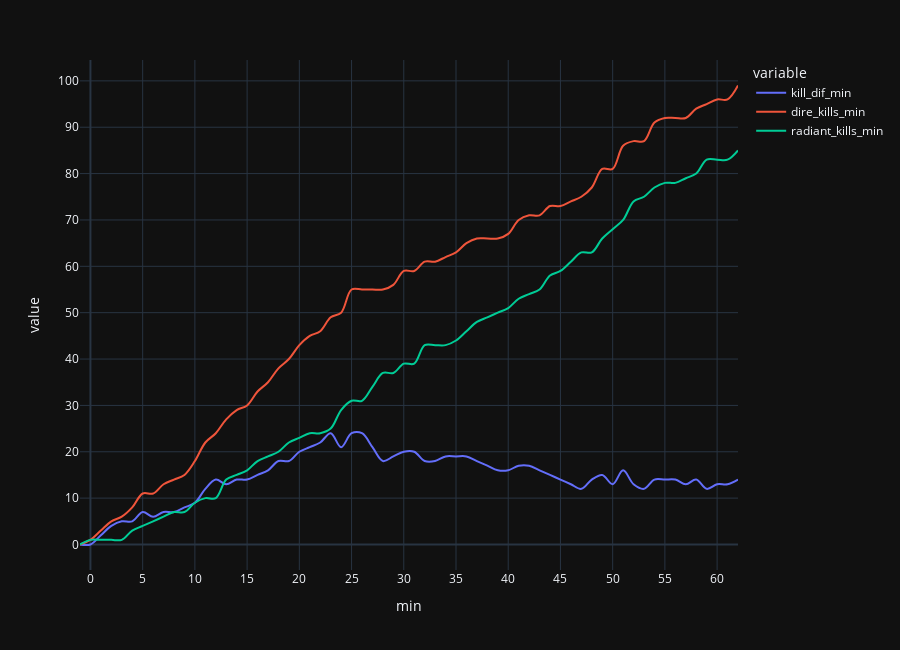
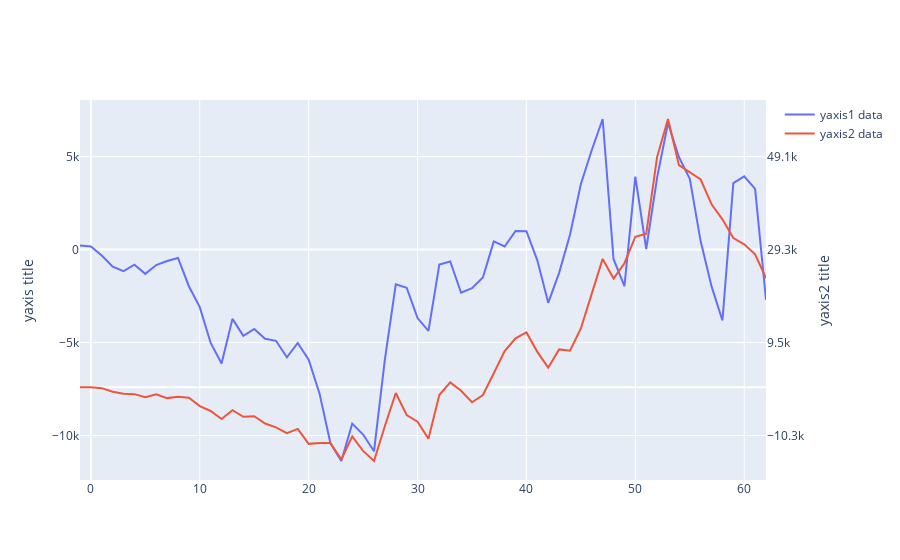

The cell these charts' notebook holds for them, in order:
### Markdown cell above
## line chart

### Code cell
line_chart = pd.DataFrame()

# kill difference timeline
line_chart["kill_dif_min"] = display_df_edit.set_index('match_id').loc[
    match_id_in, "kill_dif_list"
]
line_chart["kill_dif_min"] = line_chart["kill_dif_min"].apply(abs)
# make radiant kills and dire kills timeline
radiant_kills = []
dire_kills = []
for i in range(len(line_chart["kill_dif_min"])):
    radiant_kills.append(
        sum(
            eval(
                display_df_edit.set_index('match_id').loc[
    match_id_in, "radiantKills"
]
            )[0:i]
        )
    )
    dire_kills.append(
        sum(
            eval(
                display_df_edit.set_index('match_id').loc[
    match_id_in, "direKills"
]
            )[0:i]
        )
    )


line_chart["radiant_kills_min"] = radiant_kills
line_chart["dire_kills_min"] = dire_kills
line_chart['goldLead'] = eval(display_df_edit.set_index('match_id').loc[match_id_in, "radiantNetworthLeads"])
line_chart['EXPLead'] = eval(display_df_edit.set_index('match_id').loc[match_id_in, "radiantExperienceLeads"])
winrate = eval(display_df_edit.set_index('match_id').loc[match_id_in, "winRates"])
line_chart['winrate'] = np.append(np.array(winrate),[0]*(len(line_chart)-len(winrate)))
line_chart["min"] = [i for i in range(-1, len(line_chart) - 1)]

# create line chart
fig = px.line(
    line_chart,
    x="min",
    y=["kill_dif_min", "dire_kills_min", "radiant_kills_min"],
    height=650,
    template="plotly_dark"
)
fig.update_traces(patch={"line_shape": "spline"})
fig.update_layout(
    xaxis=dict(tickmode="linear", tick0=0, dtick=5),
    yaxis=dict(tickmode="linear", tick0=0, dtick=10),
)
fig.show()

# create line chart networth, exp, winrate dif
figure = go.Figure()
figure.add_trace(go.Scatter(
    x=line_chart['min'],
    y=line_chart['goldLead'],
    name="yaxis1 data",
    yaxis="y1"
))
figure.add_trace(go.Scatter(
    x=line_chart['min'],
    y=line_chart['EXPLead'],
    name="yaxis2 data",
    yaxis="y2"
))
# Create axis objects
figure.update_layout(
    yaxis=dict(
        title="yaxis title",
    ),
    yaxis2=dict(
        title="yaxis2 title",
        overlaying="y",
        side="right",
        tickmode="sync",
    ))

### Figure 1 — Plotly figure (JSON) as saved in the notebook; plotly's stock layout.template omitted (floating-point values rounded to 4 significant figures)
{"data": [{"hovertemplate": "variable=kill_dif_min<br>min=%{x}<br>value=%{y}<extra></extra>", "legendgroup": "kill_dif_min", "line": {"color": "#636efa", "dash": "solid", "shape": "spline"}, "marker": {"symbol": "circle"}, "mode": "lines", "name": "kill_dif_min", "orientation": "v", "showlegend": true, "type": "scatter", "x": [-1, 0, 1, 2, 3, 4, 5, 6, 7, 8, 9, 10, 11, 12, 13, 14, 15, 16, 17, 18, 19, 20, 21, 22, 23, 24, 25, 26, 27, 28, 29, 30, 31, 32, 33, 34, 35, 36, 37, 38, 39, 40, 41, 42, 43, 44, 45, 46, 47, 48, 49, 50, 51, 52, 53, 54, 55, 56, 57, 58, 59, 60, 61, 62], "xaxis": "x", "y": [0, 0, 2, 4, 5, 5, 7, 6, 7, 7, 8, 9, 12, 14, 13, 14, 14, 15, 16, 18, 18, 20, 21, 22, 24, 21, 24, 24, 21, 18, 19, 20, 20, 18, 18, 19, 19, 19, 18, 17, 16, 16, 17, 17, 16, 15, 14, 13, 12, 14, 15, 13, 16, 13, 12, 14, 14, 14, 13, 14, 12, 13, 13, 14], "yaxis": "y"}, {"hovertemplate": "variable=dire_kills_min<br>min=%{x}<br>value=%{y}<extra></extra>", "legendgroup": "dire_kills_min", "line": {"color": "#EF553B", "dash": "solid", "shape": "spline"}, "marker": {"symbol": "circle"}, "mode": "lines", "name": "dire_kills_min", "orientation": "v", "showlegend": true, "type": "scatter", "x": [-1, 0, 1, 2, 3, 4, 5, 6, 7, 8, 9, 10, 11, 12, 13, 14, 15, 16, 17, 18, 19, 20, 21, 22, 23, 24, 25, 26, 27, 28, 29, 30, 31, 32, 33, 34, 35, 36, 37, 38, 39, 40, 41, 42, 43, 44, 45, 46, 47, 48, 49, 50, 51, 52, 53, 54, 55, 56, 57, 58, 59, 60, 61, 62], "xaxis": "x", "y": [0, 1, 3, 5, 6, 8, 11, 11, 13, 14, 15, 18, 22, 24, 27, 29, 30, 33, 35, 38, 40, 43, 45, 46, 49, 50, 55, 55, 55, 55, 56, 59, 59, 61, 61, 62, 63, 65, 66, 66, 66, 67, 70, 71, 71, 73, 73, 74, 75, 77, 81, 81, 86, 87, 87, 91, 92, 92, 92, 94, 95, 96, 96, 99], "yaxis": "y"}, {"hovertemplate": "variable=radiant_kills_min<br>min=%{x}<br>value=%{y}<extra></extra>", "legendgroup": "radiant_kills_min", "line": {"color": "#00cc96", "dash": "solid", "shape": "spline"}, "marker": {"symbol": "circle"}, "mode": "lines", "name": "radiant_kills_min", "orientation": "v", "showlegend": true, "type": "scatter", "x": [-1, 0, 1, 2, 3, 4, 5, 6, 7, 8, 9, 10, 11, 12, 13, 14, 15, 16, 17, 18, 19, 20, 21, 22, 23, 24, 25, 26, 27, 28, 29, 30, 31, 32, 33, 34, 35, 36, 37, 38, 39, 40, 41, 42, 43, 44, 45, 46, 47, 48, 49, 50, 51, 52, 53, 54, 55, 56, 57, 58, 59, 60, 61, 62], "xaxis": "x", "y": [0, 1, 1, 1, 1, 3, 4, 5, 6, 7, 7, 9, 10, 10, 14, 15, 16, 18, 19, 20, 22, 23, 24, 24, 25, 29, 31, 31, 34, 37, 37, 39, 39, 43, 43, 43, 44, 46, 48, 49, 50, 51, 53, 54, 55, 58, 59, 61, 63, 63, 66, 68, 70, 74, 75, 77, 78, 78, 79, 80, 83, 83, 83, 85], "yaxis": "y"}], "layout": {"height": 650, "legend": {"title": {"text": "variable"}, "tracegroupgap": 0}, "margin": {"t": 60}, "xaxis": {"anchor": "y", "domain": [0, 1], "dtick": 5, "tick0": 0, "tickmode": "linear", "title": {"text": "min"}}, "yaxis": {"anchor": "x", "domain": [0, 1], "dtick": 10, "tick0": 0, "tickmode": "linear", "title": {"text": "value"}}}}

### Figure 2 — Plotly figure (JSON) as saved in the notebook; plotly's stock layout.template omitted (floating-point values rounded to 4 significant figures)
{"data": [{"name": "yaxis1 data", "type": "scatter", "x": [-1, 0, 1, 2, 3, 4, 5, 6, 7, 8, 9, 10, 11, 12, 13, 14, 15, 16, 17, 18, 19, 20, 21, 22, 23, 24, 25, 26, 27, 28, 29, 30, 31, 32, 33, 34, 35, 36, 37, 38, 39, 40, 41, 42, 43, 44, 45, 46, 47, 48, 49, 50, 51, 52, 53, 54, 55, 56, 57, 58, 59, 60, 61, 62], "y": [219, 166, -316, -918, -1157, -813, -1303, -830, -613, -447, -1969, -3091, -5019, -6125, -3725, -4634, -4267, -4797, -4905, -5793, -5018, -5918, -7746, -10416, -11368, -9358, -9945, -10844, -5906, -1864, -2051, -3680, -4371, -805, -639, -2318, -2075, -1503, 439, 166, 1001, 990, -578, -2860, -1251, 804, 3533, 5359, 7024, -516, -1962, 3927, 33, 3871, 6806, 4979, 3802, 446, -1977, -3814, 3576, 3938, 3264, -2700], "yaxis": "y"}, {"name": "yaxis2 data", "type": "scatter", "x": [-1, 0, 1, 2, 3, 4, 5, 6, 7, 8, 9, 10, 11, 12, 13, 14, 15, 16, 17, 18, 19, 20, 21, 22, 23, 24, 25, 26, 27, 28, 29, 30, 31, 32, 33, 34, 35, 36, 37, 38, 39, 40, 41, 42, 43, 44, 45, 46, 47, 48, 49, 50, 51, 52, 53, 54, 55, 56, 57, 58, 59, 60, 61, 62], "y": [0, -3, -174, -936, -1345, -1451, -2099, -1489, -2294, -2003, -2229, -3990, -5029, -6744, -4868, -6280, -6153, -7695, -8526, -9730, -8837, -12026, -11837, -11834, -15355, -10427, -13517, -15671, -8242, -1204, -5890, -7305, -10934, -1637, 1038, -722, -3169, -1648, 2999, 7710, 10431, 11673, 7545, 4180, 8062, 7777, 12545, 19928, 27311, 23144, 26390, 32030, 32655, 49004, 57071, 47261, 45728, 44198, 38933, 35732, 31757, 30416, 28302, 23228], "yaxis": "y2"}], "layout": {"yaxis": {"title": {"text": "yaxis title"}}, "yaxis2": {"overlaying": "y", "side": "right", "tickmode": "sync", "title": {"text": "yaxis2 title"}}}}
